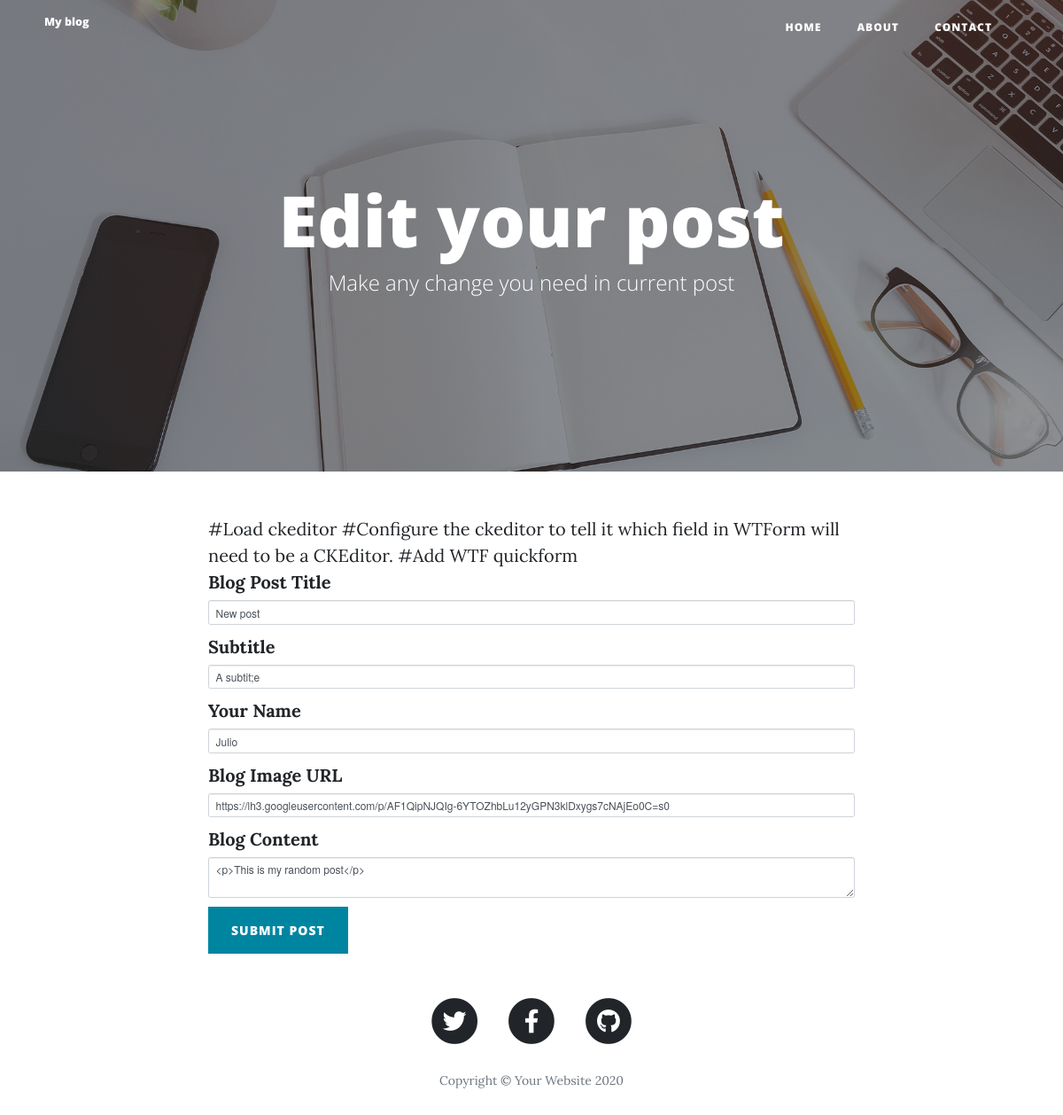
Screenshot of /edit-post/3 with the database file from the repository.
### main.py (models this page shows)
class BlogPost(db.Model):
    id = db.Column(db.Integer, primary_key=True)
    title = db.Column(db.String(250), unique=True, nullable=False)
    subtitle = db.Column(db.String(250), nullable=False)
    date = db.Column(db.String(250), nullable=False)
    body = db.Column(db.Text, nullable=False)
    author = db.Column(db.String(250), nullable=False)
    img_url = db.Column(db.String(250), nullable=False)

### main.py (the view, shortened to what this page needs)
@app.route("/edit-post/<int:post_id>", methods=["GET","POST"])
def edit_post(post_id):
    isEditPost = True
    requested_post = BlogPost.query.get(post_id)
    edit_form = CreatePostForm(
        title=requested_post.title,
        subtitle=requested_post.subtitle,
        img_url=requested_post.img_url,
        author=requested_post.author,
        body=requested_post.body
    )
    return render_template("make-post.html", isEditPost=isEditPost, form=edit_form)

### main.py
class CreatePostForm(FlaskForm):
    title = StringField("Blog Post Title", validators=[DataRequired()])
    subtitle = StringField("Subtitle", validators=[DataRequired()])
    author = StringField("Your Name", validators=[DataRequired()])
    img_url = StringField("Blog Image URL", validators=[DataRequired(), URL()])
    body = CKEditorField("Blog Content", validators=[DataRequired()])
    submit = SubmitField("Submit Post")

### templates/make-post.html (shortened to what this page needs)
{% extends 'bootstrap/base.html' %}
{% import "bootstrap/wtf.html" as wtf %}
{% block content %}
{% include "header.html" %}
  <header class="masthead" style="background-image: url('{{ url_for('static', filename='img/edit-bg.jpg')}}')">
    <div class="overlay"></div>
    <div class="container">
      <div class="row">
        <div class="col-lg-8 col-md-10 mx-auto">
          <div class="page-heading">
            {%if isEditPost%}
              <h1>Edit your post</h1>
              <span class="subheading">Make any change you need in current post</span>
            {%else%}
              <h1>New Post</h1>
              <span class="subheading">You're going to make a great blog post!</span>
            {%endif%}
          </div>
        </div>
      </div>
    </div>
  </header>
  <div class="container">
    <div class="row">
      <div class="col-lg-8 col-md-10 mx-auto">
        #Load ckeditor
        #Configure the ckeditor to tell it which field in WTForm will need to be a CKEditor.
        #Add WTF quickform
        {{ wtf.quick_form(form, novalidate=True, button_map={"submit":"primary"}) }}
      </div>
    </div>
  </div>
{% include "footer.html" %}
{% endblock %}

### rows the page displays
BlogPost: title "New post", subtitle "A subtit;e", author "Julio", img_url "https://lh3.googleusercontent.com/p/AF1QipNJQIg-6YTOZhbLu12yGPN3klDxygs7cNAjEo0C=s0", body "<p>This is my random post</p>"
